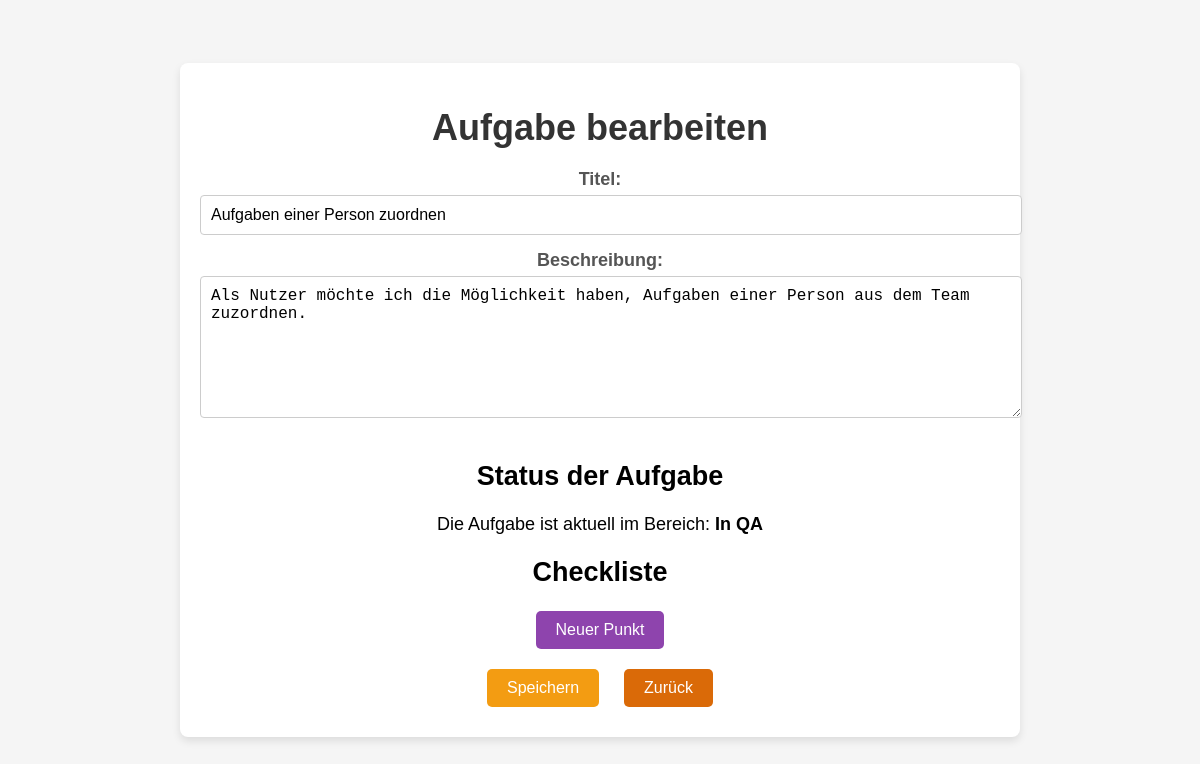
/task_manager/edit_task/2 (signed in), run on the app's committed database.
### tables this page shows
CREATE TABLE tasks (
        id INTEGER PRIMARY KEY AUTOINCREMENT,
        title TEXT NOT NULL,
        description TEXT,
        status TEXT NOT NULL CHECK (status IN ('To Do', 'In Progress', 'In QA', 'Done'))
        , created_by TEXT);

### Task_Manager.py (the view, shortened to what this page needs)
@task_manager.route('/edit_task/<int:task_id>', methods=['GET', 'POST'])
@requires_permission('edit_task')
def edit_task(task_id):
    conn = get_db_connection()
    conn.row_factory = sqlite3.Row
    cursor = conn.cursor()
    cursor.execute("SELECT * FROM tasks WHERE id = ?", (task_id,))
    task = cursor.fetchone()
    user_role = session.get('role')
    user_email = session.get('email')
    if user_role in ['Admin', 'Manager', 'Benutzer']:
        pass  # Keine Einschränkung
    if not task:
        flash("❌ Aufgabe nicht gefunden!", "danger")
        return redirect('/task_manager')
    task = conn.execute('SELECT * FROM tasks WHERE id = ?', (task_id,)).fetchone()
    checklist = conn.execute('SELECT * FROM checklist WHERE task_id = ?', (task_id,)).fetchall()
    conn.close()
    return render_template('edit_task.html', task=task, checklist=checklist)

### Task_Manager.py (called while the page is built)
def get_db_connection():
    conn = sqlite3.connect('nutzer.db')
    conn.row_factory = sqlite3.Row  # Ergebnisse als Dictionary-ähnliche Objekte zurückgeben
    return conn

### app.py (called while the page is built)
@app.context_processor
def inject_is_admin():
    return {'is_admin': session.get('role') == 'Admin'}

### auth_utils.py (called while the page is built)
def requires_permission(permission):
    def decorator(f):
        @wraps(f)
        def decorated_function(*args, **kwargs):
            if 'role' not in session:
                flash("❌ Zugriff verweigert. Bitte anmelden.", "danger")
                return redirect(url_for('login'))
            user_role = session['role']
            allowed_permissions = ROLES.get(user_role, [])
            if permission not in allowed_permissions:
                flash("❌ Zugriff verweigert. Du hast nicht die erforderlichen Rechte.", "danger")
                return redirect(url_for('task_manager.Task_Manager'))
            return f(*args, **kwargs)
        return decorated_function
    return decorator

### templates/edit_task.html (shortened to what this page needs)
<!DOCTYPE html>
<html lang="en">
<head>
    <link rel="stylesheet" href="/static/bearbeiten.css">
</head>
<body>
    <div class="container">
        <h1>Aufgabe bearbeiten</h1>
        <form action="/task_manager/edit_task/{{ task['id'] }}" method="POST">
            <label for="title">Titel:</label>
            <input type="text" id="title" name="title" value="{{ task.title }}" required>
            <label for="description">Beschreibung:</label>
            <textarea id="description" name="description" required>{{ task.description }}</textarea>
            <h2>Status der Aufgabe</h2>
            <p>
                Die Aufgabe ist aktuell im Bereich:
                <strong>{{ task['status'] }}</strong>
            </p>
            <h2>Checkliste</h2>
            <button type="button" id="add-item" onclick="addChecklistItem()">Neuer Punkt</button>
            <div>
                <button type="submit" id="save">Speichern</button>
                <button type="button" id="back" onclick="window.location.href='/task_manager'">Zurück</button>
            </div>
        </form>
    </div>
</body>
</html>

### static/bearbeiten.css (style rules this page uses)
body { display: flex; justify-content: center; align-items: center; height: 100vh; margin: 0; font-family: Arial, sans-serif; font-size: 18px; background-color: #f5f5f5; }
.container { width: 80%; max-width: 800px; padding: 20px; background-color: white; box-shadow: 0 4px 8px rgba(0, 0, 0, 0.1); border-radius: 8px; text-align: center; }
h1 { color: #333; margin-bottom: 20px; }
label { display: block; margin-bottom: 5px; font-weight: bold; color: #555; }
input[type="text"], textarea { width: 100%; padding: 10px; margin-bottom: 15px; border: 1px solid #ccc; border-radius: 4px; font-size: 16px; }
textarea { resize: vertical; height: 120px; }
button { padding: 10px 20px; border: none; border-radius: 5px; font-size: 16px; cursor: pointer; }
#add-item { background-color: #8e44ad; color: white; margin: 10px auto; display: block; }
#save, #back { margin: 10px; background-color: #f39c12; color: white; }
#back { background-color: rgb(218, 106, 8); }

### data on the page
tasks: title "Aufgaben einer Person zuordnen", description "Als Nutzer möchte ich die Möglichkeit haben, Aufgaben einer Person aus dem Team zuzordnen.", status "In QA"
